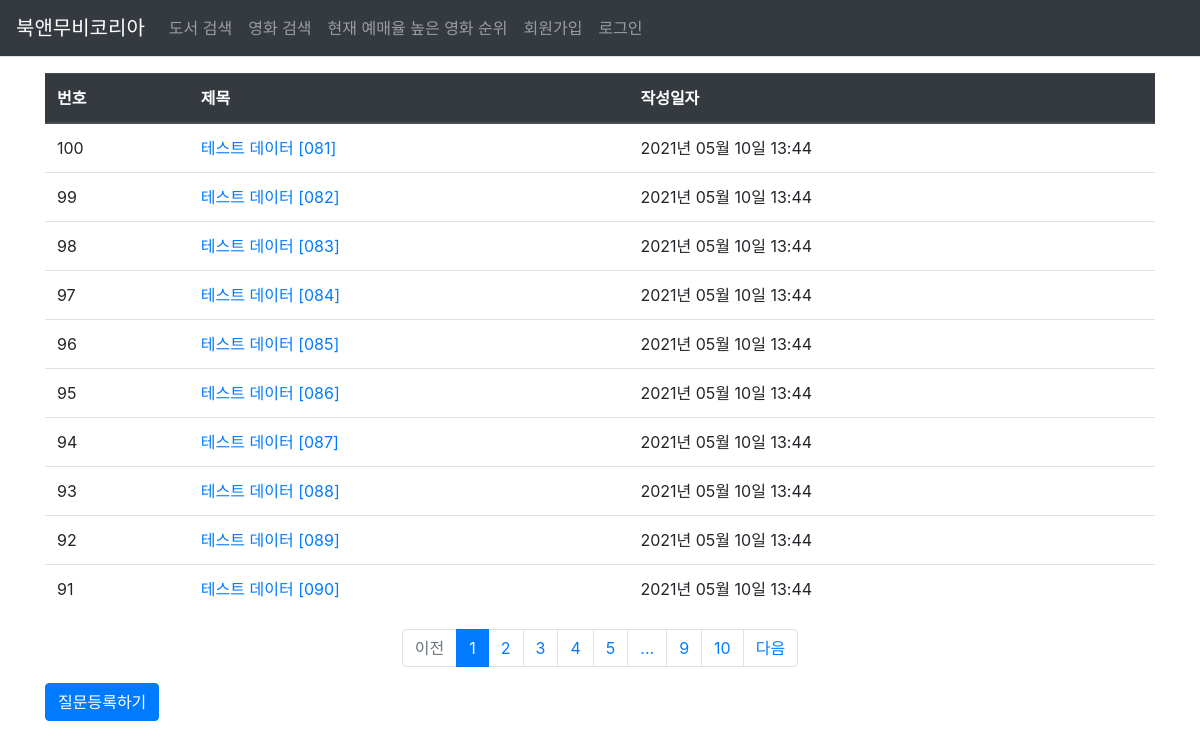
Page /question/list/ on the committed database.
### pybo/models.py (models this page shows)
class Question(db.Model):
    id = db.Column(db.Integer,primary_key=True)
    subject = db.Column(db.String(200), nullable=False)
    content = db.Column(db.Text(),nullable=False)
    create_date = db.Column(db.DateTime(),nullable=False)

### pybo/views/question_views.py (the view)
@bp.route('/list/')
def _list():
    page = request.args.get('page', type=int, default=1)
    question_list = Question.query.order_by(Question.create_date.desc())
    question_list = question_list.paginate(page,per_page=10)
    return render_template('question/question_list.html', question_list=question_list)

### pybo/filter.py (called while the page is built)
def format_datetime(value, fmt='%Y년 %m월 %d일 %H:%M'):
    return value.strftime(fmt)

### pybo/views/auth_views.py (called while the page is built)
@bp.before_app_request
def load_logged_in_user():
    user_id = session.get('user_id')
    if user_id is None:
        g.user = None
    else :
        g.user = User.query.get(user_id)

### pybo/templates/question/question_list.html (shortened to what this page needs)
{% extends 'base.html' %}
{% block content %}
<div class="container my-3">
        <table class="table">
            <thead>
            <tr class="thead-dark">
                <th>번호</th>
                <th>제목</th>
                <th>작성일자</th>
            </tr>
            </thead>
            <tbody>
                {% if question_list %}
                {% for question in question_list.items %}
                <tr>
                    <td>{{ question_list.total - ((question_list.page-1) * question_list.per_page) - loop.index0 }}</td>
                    <td>
                        <a href="{{ url_for('question.detail', question_id=question.id) }}">
                            {{ question.subject }} </a>
                    </td>
                    <td>
                        {{ question.create_date|datetime }}
                    </td>
                </tr>
                {% endfor %}
                {% endif %}
            </tbody>
        </table>
    <ul class="pagination justify-content-center">
        {% if question_list.has_prev %}
        <li class="page-item">
            <a class="page-link" href="?page={{ question_list.prev_num }}">이전</a>
        </li>
        {% else %}
        <li class="page-item disabled">
            <a class="page-link" tabindex="-1" aria-disabled="true" href="#">이전</a>
        </li>
        {% endif %}
        {% for page_num in question_list.iter_pages() %}
            {% if page_num %}
                {% if page_num != question_list.page %}
                <li class="page-item">
                    <a class="page-link" href="?page={{ page_num }}">{{ page_num }}</a>
                </li>
                {% else %}
                <li class="page-item active" aria-current="page">
                    <a class="page-link" href="#">{{ page_num }}</a>
                </li>
                {% endif %}
           {% else %}
                <li class="disabled">
                    <a class="page-link" href="#">...</a>
                </li>
           {% endif %}
        {% endfor %}
        {% if question_list.has_next %}
        <li class="page-item">
            <a class="page-link" href="?page={{ question_list.next_num }}">다음</a>
        </li>
        {% else %}
        <li class="page-item disabled">
            <a class="page-link" tabindex="-1" aria-disabled="true" href="#">다음</a>
        </li>
        {% endif %}
    </ul>
    <a href="{{ url_for('question.create') }}" class="btn btn-primary">질문등록하기</a>
</div>
{% endblock %}

### pybo/templates/base.html (shortened to what this page needs)
<!DOCTYPE html>
<html lang="ko">
<head>
    <link rel="stylesheet" href="{{url_for('static',filename='bootstrap.min.css')}}">
    <link rel="stylesheet" href="{{url_for('static',filename='style.css')}}">
</head>
<body>
<nav class="navbar navbar-expand-lg navbar-dark bg-dark border-bottom">
    <a class="navbar-brand" herf="{{ url_for('main.index')}}">북앤무비코리아</a>
    <div class="collapse navbar-collapse flex-grow-0" id="navbarNav"
        {% if g.user %}
        <ul class="navbar-nav">
            <li class="navbar-nav">
                <a class="nav-link" href="{{ url_for('naver.Naverbook') }}">도서 검색</a>
            </li>
        </ul>
        {% else %}
        <ul class="navbar-nav">
            <li class="navbar-nav">
                <a class="nav-link" href="{{ url_for('naver.Naverbook') }}">도서 검색</a>
            </li>
            <li class="navbar-nav">
                <a class="nav-link" href="{{ url_for('naver.Navermovie') }}">영화 검색</a>
            </li>
            <li class="navbar-nav">
                <a class="nav-link" href="{{ url_for('movie.Movienow') }}">현재 예매율 높은 영화 순위</a>
            </li>
            <li class="navbar-nav">
                <a class="nav-link" href="{{ url_for('auth.signup') }}">회원가입</a>
            </li>
            <li class="navbar-nav">
                <a class="nav-link" href="{{ url_for('auth.login') }}">로그인</a>
            </li>
        {% endif %}
    </div>
</nav>
{% block content %}
{% endblock %}
</body>
</html>

### rows in the picture
Question: total "100", subject "테스트 데이터 [081]", create_date "2021년 05월 10일 13:44"
Question: total "99", subject "테스트 데이터 [082]", create_date "2021년 05월 10일 13:44"
Question: total "98", subject "테스트 데이터 [083]", create_date "2021년 05월 10일 13:44"
Question: total "97", subject "테스트 데이터 [084]", create_date "2021년 05월 10일 13:44"
Question: total "96", subject "테스트 데이터 [085]", create_date "2021년 05월 10일 13:44"
Question: total "95", subject "테스트 데이터 [086]", create_date "2021년 05월 10일 13:44"
Question: total "94", subject "테스트 데이터 [087]", create_date "2021년 05월 10일 13:44"
Question: total "93", subject "테스트 데이터 [088]", create_date "2021년 05월 10일 13:44"
Question: total "92", subject "테스트 데이터 [089]", create_date "2021년 05월 10일 13:44"
Question: id "91", subject "테스트 데이터 [090]", create_date "2021년 05월 10일 13:44"

### other values in the picture
{{ page_num }} "1"
{{ page_num }} "2" "3" "4" "5" "9" "10"
